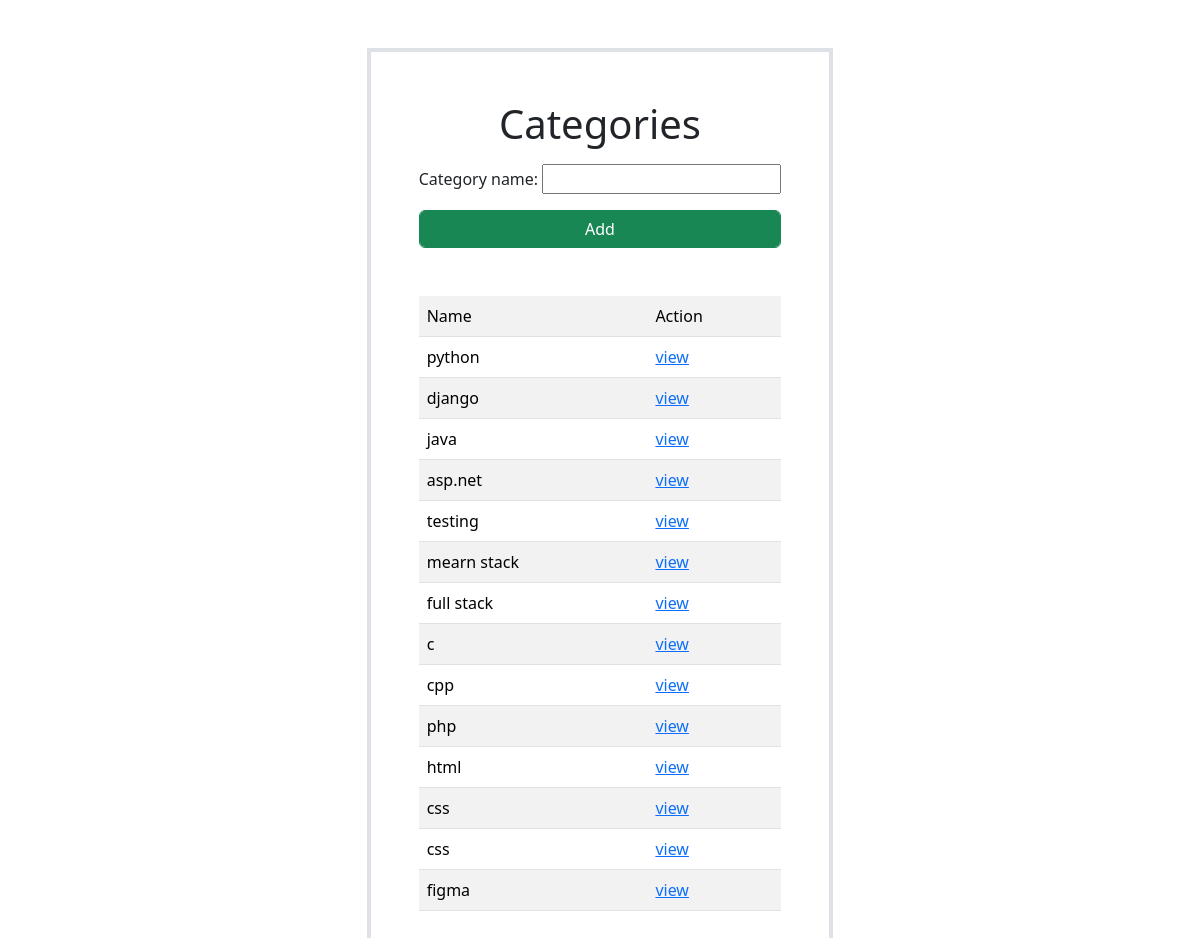
The page /category/ on the database its author committed.
### stud/models.py (models this page shows, shortened)
class Category(models.Model):
    category_name=models.CharField(max_length=200)

### stud/views.py (the view)
# urls.py: path("category/",views.CategoryCreateView.as_view(),name='category_add'),
class CategoryCreateView(CreateView,ListView):
    template_name="category_add.html"
    form_class= CategoryCreateForm
    model=Category
    context_object_name="categories"
    success_url=reverse_lazy("category_add")

### stud/forms.py
class CategoryCreateForm(forms.ModelForm):
    class Meta:
        model=Category
        fields="__all__"

### stud/templates/category_add.html (shortened to what this page needs)
<!DOCTYPE html>
<html lang="en">
<head>
    <link href="https://cdn.jsdelivr.net/npm/bootstrap@5.3.2/dist/css/bootstrap.min.css" rel="stylesheet">
</head>
<body>
<div class="container d-flex flex-column align-items-center mt-5">
    <div class="border border-4 p-5">
     <h1 class="text-center mb-3">Categories</h1>
     <div class="w-100">
      <form action="" method="post">
          {{form.as_p}}
          <button type="submit" class="btn btn-success form-control">Add</button>
      </form>
     </div>
     <div class="mt-5 w-100">
      <table class="table table-striped">
          <tr>
              <td>Name</td>
              <td>Action</td>
          </tr>
          {%for cat in categories%}
             <tr>
              <td>{{cat.category_name}}</td>
              <td>
                  <a href="{%url 'category-detail' cat.id%}">view</a>
              </td>
             </tr>
          {%endfor%}
      </table>
     </div>
    </div>
 </div>
</body>
</html>

### rows shown on the page
Category: category_name "python"
Category: category_name "django"
Category: category_name "java"
Category: category_name "asp.net"
Category: category_name "testing"
Category: category_name "mearn stack"
Category: category_name "full stack"
Category: category_name "c"
Category: category_name "cpp"
Category: category_name "php"
Category: category_name "html"
Category: category_name "css"
Category: category_name "css"
Category: category_name "figma"
